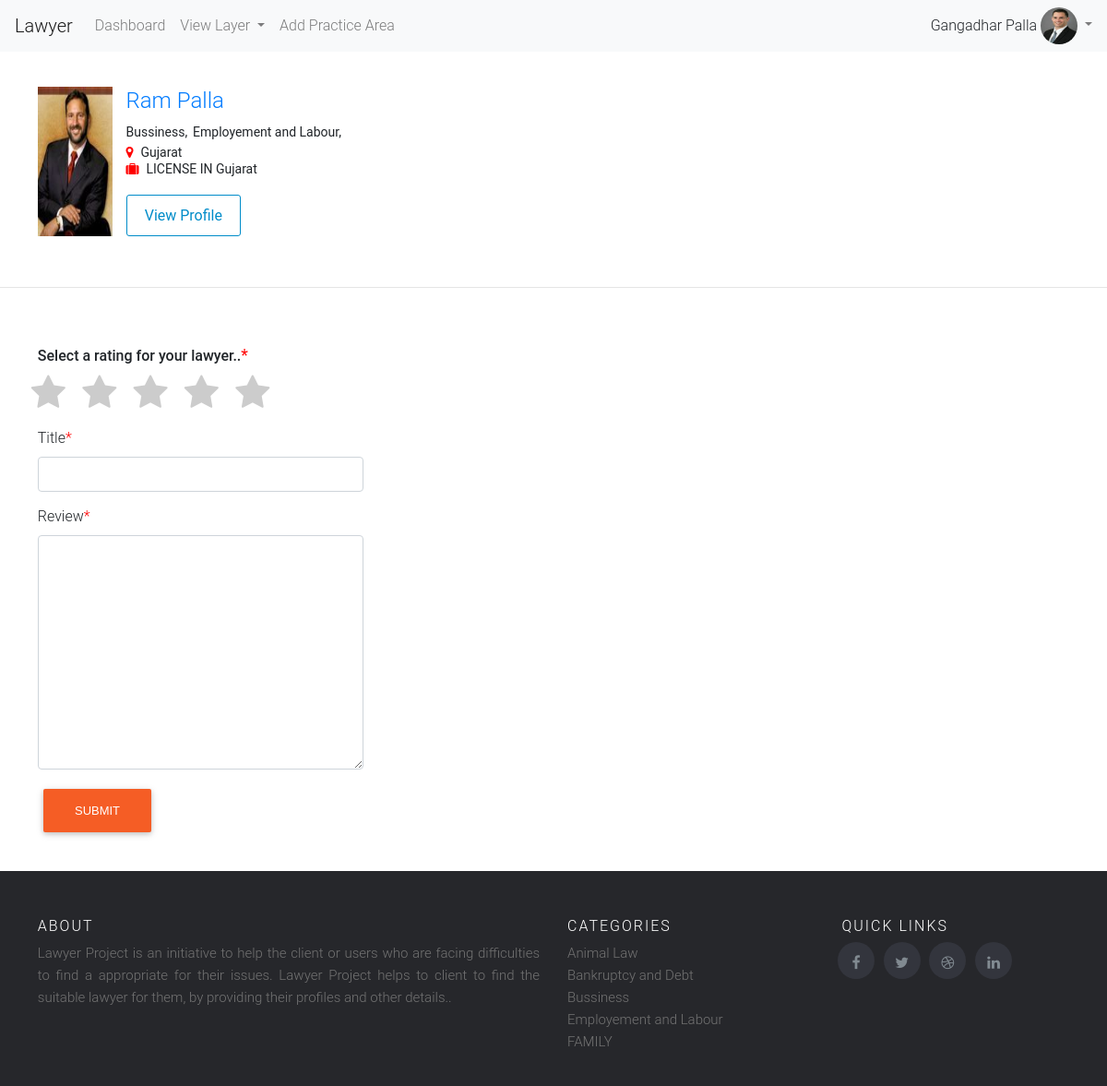
Screenshot of /review_lawyer/3 (signed in) with the database file from the repository.
### lawyer/models.py (models this page shows, shortened)
class Lawyer(models.Model):
    year = datetime.datetime.today().year
    year_list = range(datetime.datetime.today().year,1960,-1)
    tupple_list = []
    for year in year_list:
        tupple_list.append((str(year), str(year)))
    YEAR = tuple(tupple_list)
    user = models.OneToOneField(User,on_delete=models.CASCADE)
    address1 = models.CharField(max_length=400,blank=False,null=False,validators=[
        RegexValidator(regex='(^[A-Za-z0-9]+|,| |/|[A-Za-z]+)+[A-Za-z0-9]+|,| |$',message='Enter Valid Address1')
    ])
    address2 = models.CharField(max_length=400,blank=True,null=True,validators=[
        RegexValidator(regex='(^[A-Za-z0-9]+|,| |/|[A-Za-z]+)+[A-Za-z0-9]+|,| |$',message='Enter Valid Address2')
    ])
    city = models.CharField(max_length=128,blank=False,null=False,validators=[
        RegexValidator(regex='[A-Za-z]{2}[a-z]+$',message='City should only contain letters and mustcontains atleast 2 chracters..')
    ])
    state = models.ForeignKey(State,on_delete=models.CASCADE,null=False,blank=False)
    zipcode = models.CharField(max_length=128,blank=False,null=False,validators=[
        RegexValidator(regex='^[0-9]{6}$',message='Enter Valid Zipcode')
    ])
    phone_number = models.CharField(max_length=128,blank=False,null=False,validators=[
        RegexValidator(regex='^[6|7|8|9]+[0-9]{9}$',message='Enter 10 digit number or must start with 6,7,8,9 digit')
    ])
    license_in = models.ForeignKey(State,on_delete=models.CASCADE,blank=False,null=False,related_name='license_id')
    license_id = models.CharField(max_length=128,blank=False,null=False,validators=[
        RegexValidator(regex='^[A-Za-z0-9]*$',message='Enter Valid License Id')
    ])
    year_admitted = models.CharField(choices=YEAR,max_length=128,blank=False,null=False,)
    profile_image = models.ImageField(upload_to='profile_images',blank=False,null=False,)

class Lawyer_practice_area(models.Model):
    lawyer_id = models.ForeignKey(Lawyer,on_delete=models.CASCADE,null=True,blank=True)
    practice_area = models.ForeignKey(Practice_area,on_delete=models.CASCADE,blank=True,null=True)
    sub_practice_area = models.CharField(max_length=200,null=True,blank=True)

class Practice_area(models.Model):
    practice = models.CharField(max_length=128,blank=True, null=True)
    def __str__(self):
        return self.practice
    class Meta:
        verbose_name_plural = 'Practice Area'

class State(models.Model):
    state_name = models.CharField(max_length=400,null=True,blank=True)
    def __str__(self):
        return self.state_name

### lawyer/views.py (the view, shortened to what this page needs)
# urls.py: path('review_lawyer/<lid>',views.review_lawyer,name='review_lawyer'),
@login_required(login_url='/login/')
@check_recaptcha
def review_lawyer(request,lid):
    review_form = Review_lawyer_form()
    lawyer1 = Lawyer.objects.get(user_id=lid)
    lawyer_practicearea = Lawyer_practice_area.objects.filter(lawyer_id__user_id=lid)
    msg = ''
    return render(request,'client/review_lawyer.html',{'lawyer1':lawyer1,'lawyer_practicearea':lawyer_practicearea,'review_form':review_form,'msg':msg})

### lawyer/forms.py
class Review_lawyer_form(forms.ModelForm):
    review = forms.CharField(widget=forms.Textarea(attrs={'class':'form-control'}),required=True)
    class Meta:
        model = Review_Lawyer
        fields = ('title','review','rating')

### lawyer/templatetags/practice_menu.py (called while the page is built)
def practice_area():
    practice = Practice_area.objects.all()
    return practice

### lawyer/templatetags/profile_tag.py (called while the page is built)
def profile_menu(lid):
    try:
        if lid:
            profile = Lawyer.objects.get(user_id=lid)
            return profile.profile_image
    except Exception as e:
        print(e)

### templates/client/review_lawyer.html (shortened to what this page needs)
{% extends 'client/base.html' %}{% load crispy_forms_tags %}
 {% block body_block %}
<div class="container u-vertical-padding-1">
    <div class="row">
        <div class="col-xs-4 col-xs-offset-4 col-sm-1 col-sm-offset-0 remove-right-gutter">
            <div class="text-right text-center-xs"><a href=''><img class="img-responsive u-bg-cool-gray" style="width: 112px;" src="{{ MEDIA_URL }}/{{ lawyer1.profile_image }}"></a>
            </div>
        </div>
        <div class="col-xs-12 col-sm-11 text-center-xs">
            <h1 class="u-vertical-margin-0 name-review"><a href='{% url 'lawyer_profile' lawyer1.user.id %}'>{{lawyer1.user.first_name}} {{lawyer1.user.last_name}} </a></h1>
            <h3 class="u-vertical-margin-0 name-review">{% for p in lawyer_practicearea %}
                <strong style='font-size:14px;'>{{p.practice_area}},</strong>
            {% endfor %}</h3>
            <h3 class="u-vertical-margin-0 name-review">
                <strong style='font-size:14px;'><i class='fa fa-map-marker  marker-icon-css'></i>{{lawyer1.state}}</strong>
          </h3>
          <h3 class="u-vertical-margin-0 name-review">
                <strong style='font-size:14px;'><i class='fa fa-suitcase  marker-icon-css'></i>LICENSE IN {{lawyer1.license_in}}</strong>
          </h3>
            <div class="u-spacer-half"></div><a rel="nofollow" class="btn-review btn-outline-review" style='text-decoration: none;' href="{% url 'lawyer_profile' lawyer1.user.id %}">View Profile</a></div>
    </div>
</div>
<hr/>
<div class='container' style='margin-top:5%;'>
    <form name="" method="POST">
        <div class='row'>
            <div class='col-sm-4'>
                <label class='control-label'>Select a rating for your lawyer..<small class="error">*</small></label>
                <section class='rating-widget'>
                    <div class='rating-stars' style='margin-left:-4%;'>
                        <ul id='stars'>
                            <li class='star' title='Poor' data-value='1' value='Poor'>
                                <i class='fa fa-star fa-fw'></i>
                            </li>
                            <li class='star' title='Fair' data-value='2'>
                                <i class='fa fa-star fa-fw'></i>
                            </li>
                            <li class='star' title='Good' data-value='3'>
                                <i class='fa fa-star fa-fw'></i>
                            </li>
                            <li class='star' title='Excellent' data-value='4'>
                                <i class='fa fa-star fa-fw'></i>
                            </li>
                            <li class='star' title='WOW!!!' data-value='5'>
                                <i class='fa fa-star fa-fw'></i>
                            </li>
                        </ul>
                    </div>
                </section>
            </div>
        </div>
        <div class="row">
            <div class="col-sm-4">
                                {{review_form.title|as_crispy_field}}
            </div>
        </div>
        <div class="row">
            <div class="col-sm-4">
                                {{review_form.review|as_crispy_field}}
            </div>
        </div>
        <div class="row">
            <div class="col-sm-4">
                <input type="submit" class="btn btn-primary" value='Submit'>
            </div>
        </div>
    </form>
</div>
{% endblock %}

### templates/client/base.html (shortened to what this page needs)
<html>
{% load staticfiles %}
{% load crispy_forms_tags %}
{% load practice_menu %}
{% load profile_tag %}
<head>
    <link href='{% static "css/bootstrap.css" %}' rel='stylesheet' />
    <link href='{% static "css/style.css" %}' rel='stylesheet' />
    <link href='{% static "css/carousel.css" %}' rel='stylesheet' />
    <link href='{% static "css/glyphicon.css" %}' rel='stylesheet' />
    <link rel="stylesheet" href="https://cdnjs.cloudflare.com/ajax/libs/font-awesome/4.7.0/css/font-awesome.min.css">
</head>
<body>
    <nav class="navbar navbar-expand-lg navbar-light bg-light">
        <a class="navbar-brand" href="#">Lawyer
        </a>
        <div class="collapse navbar-collapse" id="navbarSupportedContent">
            <ul class="navbar-nav mr-auto">
                <li class="nav-item">
                    <a class="nav-link" href="{% url 'index' %}">Dashboard<span class="sr-only">(current)</span></a>
                </li>
                <li class="nav-item dropdown">
                    <a class="nav-link dropdown-toggle" href="http://example.com" id="navbarDropdownMenuLink" data-toggle="dropdown" aria-haspopup="true" aria-expanded="false">
                        View Layer
                    </a>
                            {% practice_area as practice %}
                </li>
                  {% if user.is_superuser %}
                        <li class="nav-item">
                    <a class="nav-link" href="{% url 'add_practice_area' %}">Add Practice Area</a>
                </li>
                  {% endif %}
            </ul>
         <form class="form-inline my-2 my-lg-0">
            {% if  request.user.is_superuser %}
              {{request.user.first_name}} {{request.user.last_name}}&nbsp;
             <ul class="navbar-nav">
                <li class="nav-item dropdown">
                    <a class="nav-link dropdown-toggle" style='padding:0 0;' href="#" id="navbarDropdownMenuLink" role="button" data-toggle="dropdown" aria-haspopup="true" aria-expanded="false">
                        <img src='{{MEDIA_URL}}{{ request.user.id|profile_menu }}' height='40' width='40' style='border-radius:50%;'/>
                   </a>
                </li>
            </ul>
            {% endif %}
            </form>
        </div>
    </nav>
    {% block body_block %} {% endblock %}
<footer class="site-footer" style='margin-top:3%;'>
    <div class="container">
        <div class="row">
            <div class="col-sm-12 col-md-6">
                <h6>About</h6>
                <p class="text-justify">Lawyer Project is an initiative to help the client or users who are facing difficulties to find a appropriate for their issues.
                Lawyer Project helps to client to find the suitable lawyer for them, by providing their profiles and other details..
                </p>
            </div>
            <div class="col-xs-6 col-md-3">
                <h6>Categories</h6>
                <ul class="footer-links">
                 {% practice_area as practice %}
                    {% for i in practice %}
                     <li><a class="dropdown-item-footer" href="{% url 'view_lawyers' %}?practice_area={{i.practice}}">{{i.practice}}</a></li>
                 {% endfor %}
                </ul>
            </div>
            <div class="col-xs-6 col-md-3">
                <h6 style='margin-left:4%;'>Quick Links</h6>
               <ul class="social-icons">
                    <li><a class="facebook" href="https://www.facebook.com/"><i class="fa fa-facebook" style='margin-top:35%;'></i></a></li>
                    <li><a class="twitter" href="https://www.twitter.com/"><i class="fa fa-twitter" style='margin-top:35%;'></i></a></li>
                    <li><a class="dribbble" href="https://www.dribble.com/"><i class="fa fa-dribbble" style='margin-top:35%;'></i></a></li>
                    <li><a class="linkedin" href="https://www.linkedin.com/"><i class="fa fa-linkedin" style='margin-top:35%;'></i></a></li>
                </ul>
            </div>
        </div>
    </div>
</footer>
</body>
</html>

### static/css/style.css (style rules this page uses)
.row { margin-left: -1.2rem; margin-right: -1.2rem; }
.btn-primary, .btn.btn.btn-primary, .btn.btn.btn-default, .btn-default { background-color: #F55D25; color: white; font-family: "Circular", Helvetica, sans-serif; border-color: #F55D25; }
p { overflow-wrap: break-word; word-wrap: break-word; word-break: break-word; margin: 0 0 0.75em; }
.control-label { display: block; font-weight: 500; }
.error { color: red; font-size: 1.1rem; }
.u-vertical-padding-1 { padding-top: 2.4rem !important; padding-bottom: 2.4rem !important; }
.remove-right-gutter { padding-right: 0; }
.u-bg-cool-gray { background-color: #CDCFCE !important; }
.img-responsive { max-width: 100%; height: 100%; }
.u-vertical-margin-0 { margin-top: 0rem !important; margin-bottom: 0rem !important; }
.name-review { font-size: 1.50em; line-height: 1.2857142857; }
.btn-outline-review { color: #008CC9; background-color: transparent; border: 1px solid currentColor; }
.btn-review { padding: 0.6rem 1.2rem; font-size: 1em; line-height: 1.5; border-radius: 3px; display: inline-block; cursor: pointer; user-select: none; margin-bottom: 0; background-image: none; font-weight: 400; text-align: center; vertical-align: middle; transition: all 0.3s ease; }
.rating-stars ul { list-style-type: none; padding-left: -50px; }
.rating-stars ul>li.star { display: inline-block; }
.rating-stars ul>li.star>i.fa { font-size: 1.2em; color: #FF912C; }
.asteriskField { color: red; }
.marker-icon-css { color: red; padding-right: 8px; font-size: 14px; }
.site-footer { background-color: #26272b; padding: 45px 0 20px; font-size: 15px; line-height: 24px; color: #737373; }
.site-footer h6 { color: #fff; font-size: 16px; text-transform: uppercase; margin-top: 5px; letter-spacing: 2px }
.site-footer a { color: #737373; }
.footer-links { padding-left: 0; list-style: none }
.footer-links li { display: block }
.footer-links a { color: #737373 }
.site-footer .social-icons a { width: 40px; height: 40px; line-height: 40px; margin-left: 6px; margin-right: 0; border-radius: 100%; background-color: #33353d }
.social-icons { padding-left: 0; margin-bottom: 0; list-style: none }
.social-icons li { display: inline-block; margin-bottom: 4px }
.social-icons a { background-color: #eceeef; color: #818a91; font-size: 16px; display: inline-block; line-height: 44px; width: 44px; height: 44px; text-align: center; margin-right: 8px; border-radius: 100%; -webkit-transition: all .2s linear; -o-transition: all .2s linear; transition: all .2s linear }
.form-group { margin-bottom: 15px; }
.btn { margin-top: 1.75em; }

### templates/client/review_lawyer.html (style rules this page uses)
.rating-stars ul { list-style-type: none; padding: 0; -moz-user-select: none; -webkit-user-select: none; }
.rating-stars ul>li.star { display: inline-block; }
.rating-stars ul>li.star>i.fa { font-size: 2.5em; color: #ccc; }

### rows the page displays
Lawyer: profile_image (picture), user.first_name "Ram", user.last_name "Palla", state "Gujarat", license_in "Gujarat"
Lawyer_practice_area: practice_area "Bussiness"
Lawyer_practice_area: practice_area "Employement and Labour"
Practice_area: practice "Animal Law"
Practice_area: practice "Bankruptcy and Debt"
Practice_area: practice "Bussiness"
Practice_area: practice "Employement and Labour"
Practice_area: practice "FAMILY"

### other values shown
{{ request.user.first_name }} "Gangadhar"
{{ request.user.last_name }} "Palla"
